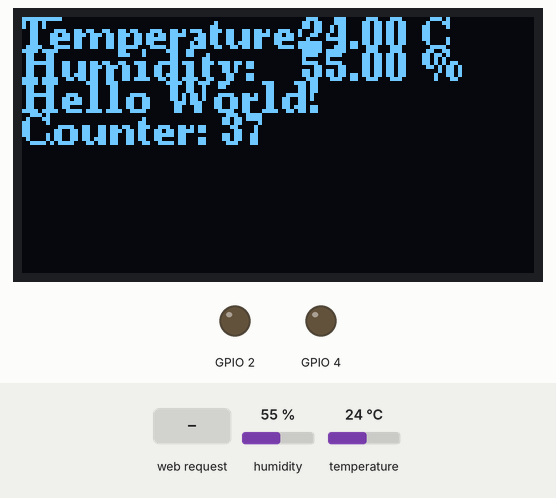
Recording of a program running on a simulated ESP32. Shown: 128×64 one-colour display, output pins drawn as LEDs (lit = HIGH). Inputs (shaded band) come from the test bench; at power-on: humidity 55 %, temperature 24 °C. WiFi joins after 1.5 s; servers stay silent unless stated; storage starts empty; what the program prints to the serial monitor is not drawn.

Above: at 3.2 s.
3.3 s: HTTP request GET /led1 received
At 3.5 s:
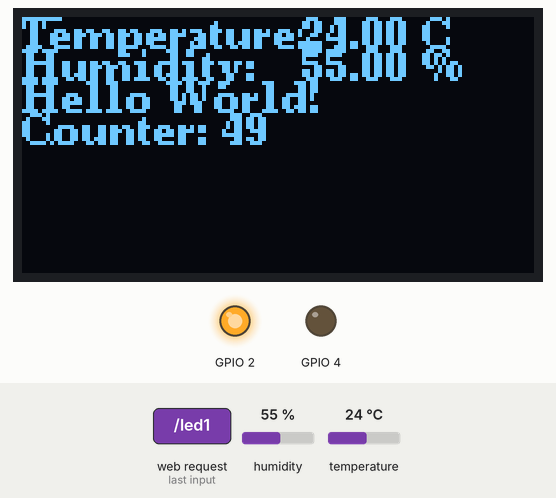
5.7 s: HTTP request GET /led2 received
At 5.99 s:
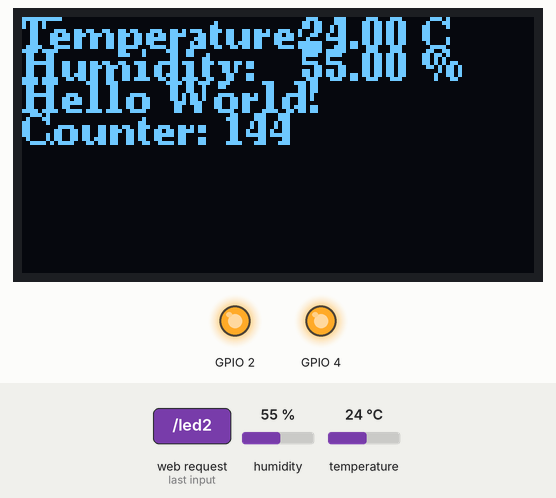
8.2 s: humidity set to 22 %
At 10.35 s:
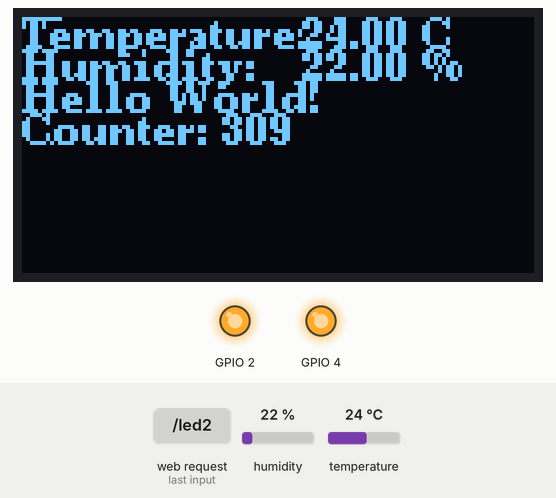
11.6 s: temperature set to 12 °C
At 12.52 s:
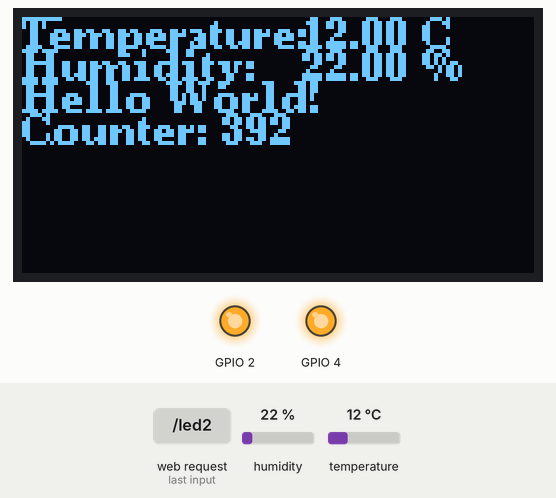
13.8 s: HTTP request GET /led1 received
At 14.08 s:
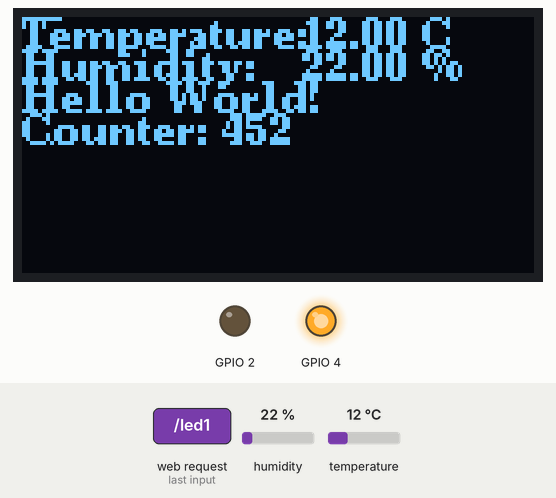
16.3 s: humidity set to 40 %
At 18.44 s:
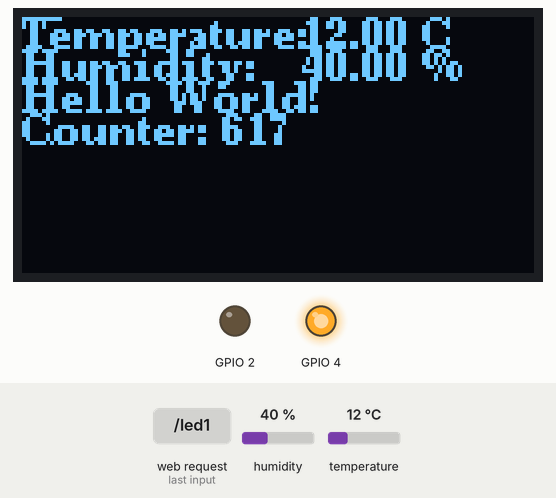
Timing chart, 0 to 19.9 s (numbered marks = the images above; inputs shaded):
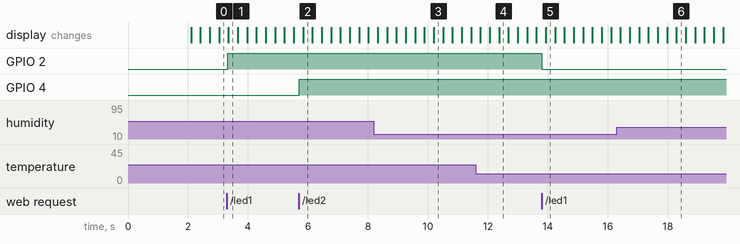

Measured:
- after the input at 3.3 s, GPIO 2: LOW → HIGH at once
- after the input at 5.7 s, GPIO 4: LOW → HIGH at once
- after the input at 13.8 s, GPIO 2: HIGH → LOW at once

The program:

main.cpp
```cpp
#include <Arduino.h>
#include <Adafruit_Sensor.h>
#include <DHT.h>
#include <U8g2lib.h>
#include <Wire.h> // Include Wire if you're using I2C

#include <WiFi.h>
#include <WebServer.h>
#include <LittleFS.h>

#include "secrets.h"

#define DHTPIN 27

DHT dht(DHTPIN, DHT11);

//initialize the OLED display
U8G2_SSD1306_128X64_NONAME_F_SW_I2C u8g2(U8G2_R0, /* clock=*/ 22, /* data=*/ 21, /* reset=*/ U8X8_PIN_NONE);


//WebServer  instance
WebServer server(80);


void setup() {
  Serial.begin(115200);

  if (!LittleFS.begin()) {
    Serial.println("An Error has occurred while mounting LittleFS");
    return;
  }


  dht.begin();
  u8g2.begin();  //initialize the OLED display

  //Connect to Wi-Fi
  WiFi.begin(WIFI_SSID, WIFI_PASS);
  while (WiFi.status() != WL_CONNECTED) {
    delay(1000);
    Serial.println("Connecting to WiFi..");
  }
  Serial.println("Connected to the WiFi network");
  Serial.println(WiFi.localIP());

  //Start the WebServer from file system
  const char* filename = "/index.html";
  const char* uri = "/";

  server.serveStatic(uri, LittleFS, filename);

  server.on("/data", HTTP_GET, []() {
    server.send(200, "text/json", "{\"humidity\":"+String(dht.readHumidity())+",\"temperature\":"+String(dht.readTemperature())+"}");
  });

  server.on("/led1", HTTP_GET, []() {
    digitalWrite(2, !digitalRead(2));
    server.send(200, "text/plain", "LED1 is ON");
  });

  server.on("/led2", HTTP_GET, []() {
    digitalWrite(4, !digitalRead(4));
    server.send(200, "text/plain", "LED2 is OFF");
  });

  server.begin();

  pinMode(2, OUTPUT);
  pinMode(4, OUTPUT);
}

int counter = 0;
void loop() {
  server.handleClient();

  float humidity = dht.readHumidity();
  float temperature = dht.readTemperature();
  Serial.print("Humidity: ");
  Serial.print(humidity);
  Serial.print(" %\t");
  Serial.print("Temperature: ");
  Serial.print(temperature);
  Serial.println(" *C ");
   u8g2.firstPage();
  do {
    u8g2.drawHLine(0,0,10);
    u8g2.drawHLine(0,31,10);

    u8g2.setFont(u8g2_font_ncenB08_tr);
    u8g2.drawStr(0,24,"Hello World!");
    u8g2.drawStr(0,16,"Humidity: ");
    u8g2.setCursor(70,16);
    u8g2.print(humidity);
    u8g2.print(" %");
    u8g2.drawStr(0,8,"Temperature: ");
    u8g2.setCursor(70,8);
    u8g2.print(temperature);
    u8g2.print(" C");

    counter++;
    u8g2.setCursor(0,32);
    u8g2.print("Counter: ");
    u8g2.print(counter);
  } while ( u8g2.nextPage() );
}
```

secrets.h
```cpp
#define WIFI_SSID "xxxx"
#define WIFI_PASS "xxxx"
```
